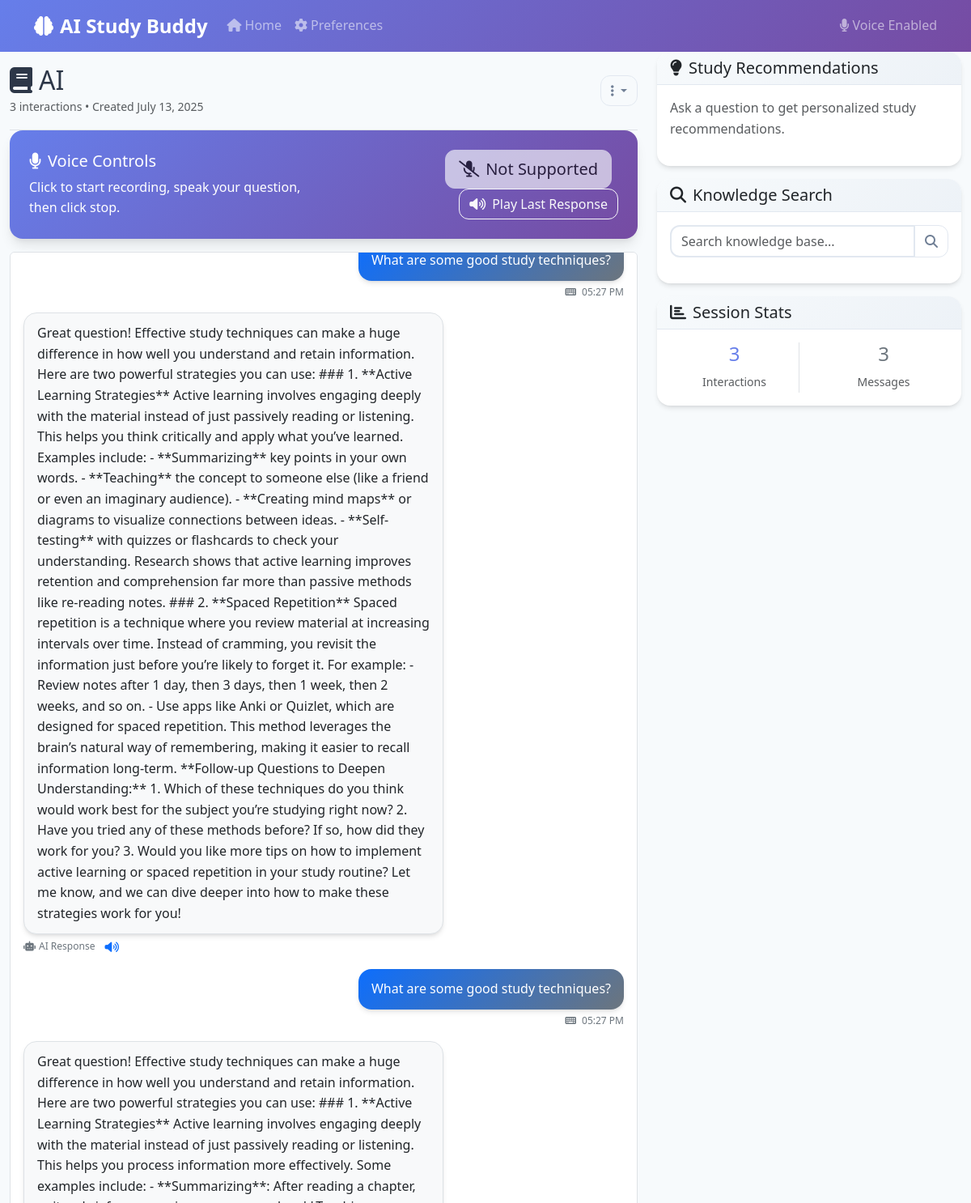
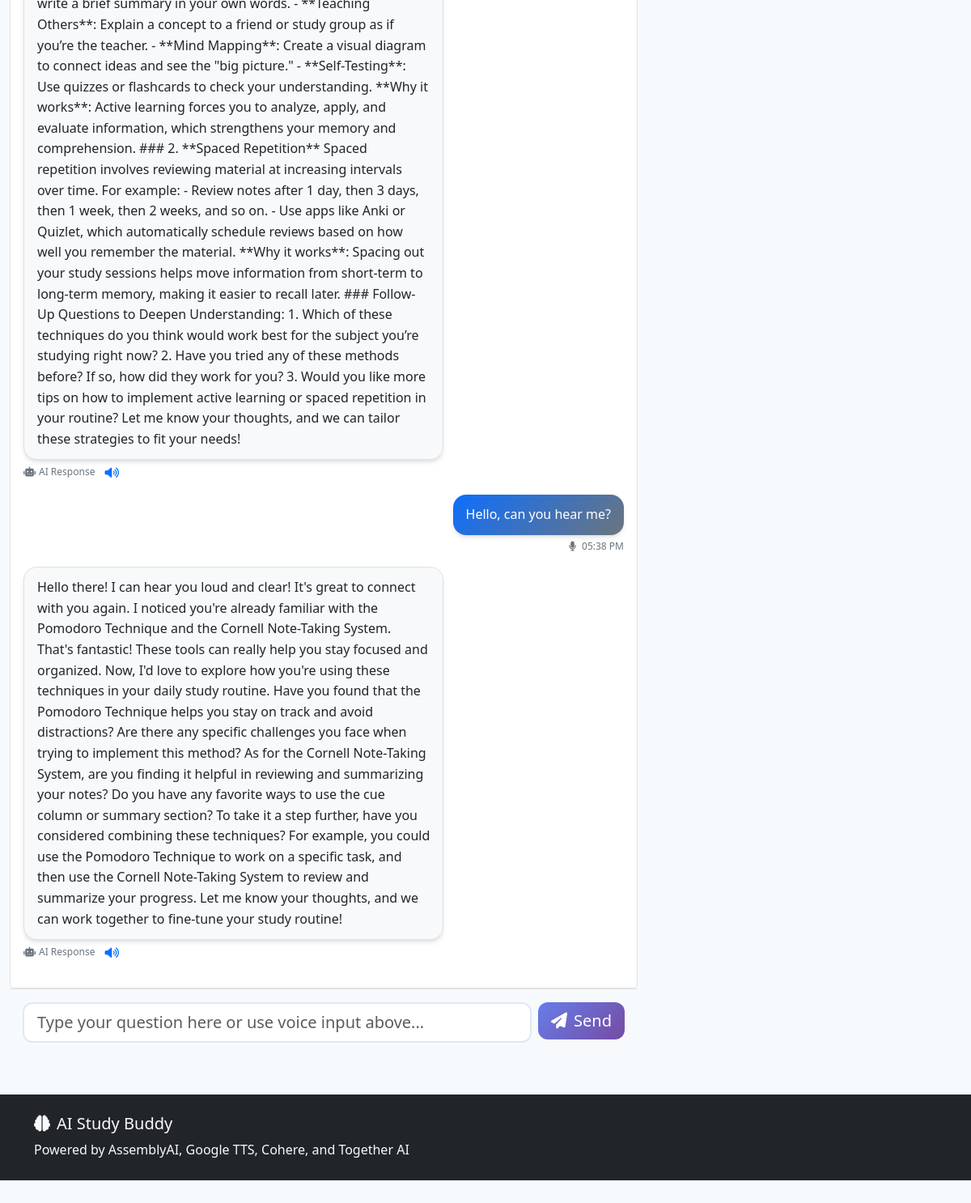
Screenshot of /study/1 with the database file from the repository (2 pictures, top to bottom).
### models.py (models this page shows)
class StudySession(db.Model):
    __tablename__ = 'study_sessions'
    id = db.Column(db.Integer, primary_key=True)
    session_name = db.Column(db.String(200), nullable=False)
    created_at = db.Column(db.DateTime, default=datetime.utcnow)
    updated_at = db.Column(db.DateTime, default=datetime.utcnow, onupdate=datetime.utcnow)
    total_interactions = db.Column(db.Integer, default=0)
    conversations = db.relationship('Conversation', backref='session', lazy=True, cascade='all, delete-orphan')

class Conversation(db.Model):
    __tablename__ = 'conversations'
    id = db.Column(db.Integer, primary_key=True)
    session_id = db.Column(db.Integer, db.ForeignKey('study_sessions.id'), nullable=False)
    user_input = db.Column(db.Text, nullable=False)
    ai_response = db.Column(db.Text, nullable=False)
    input_method = db.Column(db.String(20), nullable=False)  # 'voice' or 'text'
    timestamp = db.Column(db.DateTime, default=datetime.utcnow)
    audio_duration = db.Column(db.Float)  # Duration in seconds for voice inputs

### routes/main_routes.py (the view)
@main_bp.route('/study/<int:session_id>')
def study_session(session_id):
    study_session = StudySession.query.get_or_404(session_id)
    conversations = Conversation.query.filter_by(session_id=session_id)\
                                    .order_by(Conversation.timestamp.asc()).all()
    prefs = UserPreferences.query.filter_by(session_id=session.get('session_id', '')).first()
    return render_template('study_session.html',
                         study_session=study_session,
                         conversations=conversations,
                         user_preferences=prefs)

### routes/main_routes.py (called while the page is built)
@main_bp.before_request
def before_request():
    if 'session_id' not in session:
        session['session_id'] = str(uuid.uuid4())
    logger.debug(f"Request: {request.method} {request.path} from {request.remote_addr}")

@main_bp.after_request
def after_request(response):
    response.headers['X-Content-Type-Options'] = 'nosniff'
    response.headers['X-Frame-Options'] = 'DENY'
    response.headers['X-XSS-Protection'] = '1; mode=block'
    return response

### templates/study_session.html (shortened to what this page needs)
{% extends "base.html" %}
{% block content %}
<div class="container-fluid">
    <div class="row">
        <div class="col-lg-8">
            <div class="d-flex justify-content-between align-items-center py-3 border-bottom">
                <div>
                    <h2 class="mb-0">
                        <i class="fas fa-book me-2"></i>{{ study_session.session_name }}
                    </h2>
                    <small class="text-muted">
                        {{ study_session.total_interactions }} interactions •
                        Created {{ study_session.created_at.strftime('%B %d, %Y') }}
                    </small>
                </div>
                <div class="dropdown">
                    <button class="btn btn-outline-secondary dropdown-toggle" type="button" data-bs-toggle="dropdown">
                        <i class="fas fa-ellipsis-v"></i>
                    </button>
                </div>
            </div>
            <div class="voice-controls">
                <div class="row align-items-center">
                    <div class="col-md-6">
                        <h5 class="mb-2">
                            <i class="fas fa-microphone me-2"></i>Voice Controls
                        </h5>
                        <p class="mb-0">Click to start recording, speak your question, then click stop.</p>
                    </div>
                    <div class="col-md-6 text-md-end">
                        <button id="voiceBtn" class="btn btn-light btn-lg me-2">
                        </button>
                        <button id="playLastResponseBtn" class="btn btn-outline-light" disabled>
                            <i class="fas fa-volume-up me-2"></i>Play Last Response
                        </button>
                    </div>
                </div>
            </div>
            <div id="chatContainer" class="chat-container p-3">
                {% for conversation in conversations %}
                    <div class="message user">
                        <div class="message-bubble">
                            {{ conversation.user_input }}
                        </div>
                        <div class="message-meta">
                            <i class="fas fa-{{ 'microphone' if conversation.input_method == 'voice' else 'keyboard' }} me-1"></i>
                            {{ conversation.timestamp.strftime('%I:%M %p') }}
                        </div>
                    </div>
                    <div class="message ai">
                        <div class="message-bubble">
                            {{ conversation.ai_response }}
                        </div>
                        <div class="message-meta">
                            <i class="fas fa-robot me-1"></i>AI Response
                            <button class="btn btn-sm btn-link p-0 ms-2" onclick="speakText('{{ conversation.ai_response|replace("'", "\\'") }}')">
                                <i class="fas fa-volume-up"></i>
                            </button>
                        </div>
                    </div>
                {% endfor %}
            </div>
            <div class="border-top p-3">
                <form id="chatForm" class="row g-2">
                    <div class="col">
                        <input type="text" id="messageInput" class="form-control form-control-lg"
                               placeholder="Type your question here or use voice input above..." maxlength="500">
                    </div>
                    <div class="col-auto">
                        <button type="submit" class="btn btn-primary btn-lg">
                            <i class="fas fa-paper-plane me-2"></i>Send
                        </button>
                    </div>
                </form>
            </div>
        </div>
        <div class="col-lg-4">
            <div class="card">
                <div class="card-header">
                    <h5 class="mb-0">
                        <i class="fas fa-lightbulb me-2"></i>Study Recommendations
                    </h5>
                </div>
                <div class="card-body">
                    <div id="recommendations">
                        <p class="text-muted">Ask a question to get personalized study recommendations.</p>
                    </div>
                </div>
            </div>
            <div class="card mt-3">
                <div class="card-header">
                    <h5 class="mb-0">
                        <i class="fas fa-search me-2"></i>Knowledge Search
                    </h5>
                </div>
                <div class="card-body">
                    <div class="input-group mb-3">
                        <input type="text" id="searchInput" class="form-control" placeholder="Search knowledge base...">
                        <button class="btn btn-outline-secondary" onclick="searchKnowledge()">
                            <i class="fas fa-search"></i>
                        </button>
                    </div>
                </div>
            </div>
            <div class="card mt-3">
                <div class="card-header">
                    <h5 class="mb-0">
                        <i class="fas fa-chart-bar me-2"></i>Session Stats
                    </h5>
                </div>
                <div class="card-body">
                    <div class="row text-center">
                        <div class="col-6">
                            <div class="border-end">
                                <h4 class="text-primary">{{ study_session.total_interactions }}</h4>
                                <small class="text-muted">Interactions</small>
                            </div>
                        </div>
                        <div class="col-6">
                            <h4 class="text-secondary">{{ conversations|length }}</h4>
                            <small class="text-muted">Messages</small>
                        </div>
                    </div>
                </div>
            </div>
        </div>
    </div>
</div>
{% endblock %}

### templates/base.html (shortened to what this page needs)
<!DOCTYPE html>
<html lang="en">
<head>
    <link href="https://cdn.jsdelivr.net/npm/bootstrap@5.3.0/dist/css/bootstrap.min.css" rel="stylesheet">
    <link rel="stylesheet" href="https://cdnjs.cloudflare.com/ajax/libs/font-awesome/6.4.0/css/all.min.css">
    <link rel="stylesheet" href="{{ url_for('static', filename='css/style.css') }}">
</head>
<body>
    <nav class="navbar navbar-expand-lg navbar-dark bg-primary">
        <div class="container">
            <a class="navbar-brand" href="{{ url_for('main.index') }}">
                <i class="fas fa-brain me-2"></i>AI Study Buddy
            </a>
            <div class="collapse navbar-collapse" id="navbarNav">
                <ul class="navbar-nav me-auto">
                    <li class="nav-item">
                        <a class="nav-link" href="{{ url_for('main.index') }}">
                            <i class="fas fa-home me-1"></i>Home
                        </a>
                    </li>
                    <li class="nav-item">
                        <a class="nav-link" href="{{ url_for('main.preferences') }}">
                            <i class="fas fa-cog me-1"></i>Preferences
                        </a>
                    </li>
                </ul>
                <ul class="navbar-nav">
                    <li class="nav-item">
                        <span class="navbar-text">
                            <i class="fas fa-microphone me-1"></i>Voice Enabled
                        </span>
                    </li>
                </ul>
            </div>
        </div>
    </nav>
    <main class="container-fluid px-0">
        {% block content %}{% endblock %}
    </main>
    <footer class="bg-dark text-light py-4 mt-5">
        <div class="container">
            <div class="row">
                <div class="col-md-6">
                    <h5><i class="fas fa-brain me-2"></i>AI Study Buddy</h5>
                    <p class="mb-0">Powered by AssemblyAI, Google TTS, Cohere, and Together AI</p>
                </div>
                <div class="col-md-6 text-md-end">
                    <small class="text-muted">
                        <i class="fas fa-shield-alt me-1"></i>
                    </small>
                </div>
            </div>
        </div>
    </footer>
</body>
</html>

### static/css/style.css (style rules this page uses)
:root { --primary: #667eea; --secondary: #764ba2; --gradient-primary: linear-gradient(135deg, #667eea 0%, #764ba2 100%); --gradient-secondary: linear-gradient(135deg, #f093fb 0%, #f5576c 100%); --text-primary: #2d3748; --text-secondary: #718096; --bg-light: #f7fafc; --border-color: #e2e8f0; --shadow: 0 4px 6px -1px rgba(0, 0, 0, 0.1), 0 2px 4px -1px rgba(0, 0, 0, 0.06); --shadow-lg: 0 10px 15px -3px rgba(0, 0, 0, 0.1), 0 4px 6px -2px rgba(0, 0, 0, 0.05); }
.btn-primary { background: var(--gradient-primary); border: none; transition: all 0.3s ease; }
.bg-primary { background: var(--gradient-primary) !important; }
.text-primary { color: var(--primary) !important; }
body { font-family: 'Segoe UI', Tahoma, Geneva, Verdana, sans-serif; background-color: var(--bg-light); color: var(--text-primary); line-height: 1.6; }
.navbar-brand { font-weight: 600; font-size: 1.5rem; }
.navbar-nav .nav-link { font-weight: 500; transition: color 0.3s ease; }
.form-control { border-radius: 0.75rem; border: 2px solid var(--border-color); transition: all 0.3s ease; }
.card { border: none; border-radius: 1rem; box-shadow: var(--shadow); overflow: hidden; }
.card-header { background: linear-gradient(135deg, #f7fafc 0%, #edf2f7 100%); border-bottom: 1px solid var(--border-color); font-weight: 600; }
.btn { border-radius: 0.75rem; font-weight: 500; transition: all 0.3s ease; }
.btn-outline-secondary { border-color: var(--border-color); color: var(--text-secondary); }
.chat-container { background: linear-gradient(to bottom, #ffffff 0%, #f8fafc 100%); }
.message-bubble { box-shadow: var(--shadow); }
.message.user .message-bubble { background: var(--gradient-primary); }
.message.ai .message-bubble { background: #ffffff; border: 1px solid var(--border-color); }
.voice-controls { background: var(--gradient-primary); box-shadow: var(--shadow-lg); }

### templates/study_session.html (style rules this page uses)
.chat-container { height: 70vh; overflow-y: auto; border: 1px solid var(--bs-border-color); border-radius: 0.375rem; background: var(--bs-body-bg); }
.message { margin-bottom: 1rem; animation: fadeIn 0.3s ease-in; }
.message.user { text-align: right; }
.message.ai { text-align: left; }
.message-bubble { display: inline-block; max-width: 70%; padding: 0.75rem 1rem; border-radius: 1rem; word-wrap: break-word; }
.message.user .message-bubble { background: linear-gradient(135deg, var(--bs-primary), var(--bs-secondary)); color: white; }
.message.ai .message-bubble { background: var(--bs-light); color: var(--bs-dark); border: 1px solid var(--bs-border-color); }
.message-meta { font-size: 0.75rem; color: var(--bs-secondary); margin-top: 0.25rem; }
.voice-controls { background: linear-gradient(135deg, #667eea 0%, #764ba2 100%); border-radius: 1rem; padding: 1.5rem; color: white; margin-bottom: 1rem; }

### rows the page displays
StudySession: session_name "AI", total_interactions "3", created_at "July 13, 2025"
Conversation: user_input "What are some good study techniques?", timestamp "05:27 PM", ai_response "Great question! Effective study techniques can make a huge difference in how well you understand and retain information. Here are two powerful strategies you can use: ### 1. **Active Learning Strategies** Active learning involves engaging deeply with the material instead of just passively reading or listening. This helps you think critically and apply what you’ve learned. Examples include: - **Summarizing** key points in your own words. - **Teaching** the concept to someone else (like a friend or even an imaginary audience). - **Creating mind maps** or diagrams to visualize connections between ideas. - **Self-testing** with quizzes or flashcards to check your understanding. Research shows…"
Conversation: user_input "What are some good study techniques?", timestamp "05:27 PM", ai_response "Great question! Effective study techniques can make a huge difference in how well you understand and retain information. Here are two powerful strategies you can use: ### 1. **Active Learning Strategies** Active learning involves engaging deeply with the material instead of just passively reading or listening. This helps you process information more effectively. Some examples include: - **Summarizing**: After reading a chapter, write a brief summary in your own words. - **Teaching Others**: Explain a concept to a friend or study group as if you’re the teacher. - **Mind Mapping**: Create a visual diagram to connect ideas and see the \"big picture.\" - **Self-Testing**: Use quizzes or…"
Conversation: user_input "Hello, can you hear me?", timestamp "05:38 PM", ai_response "Hello there! I can hear you loud and clear! It's great to connect with you again. I noticed you're already familiar with the Pomodoro Technique and the Cornell Note-Taking System. That's fantastic! These tools can really help you stay focused and organized. Now, I'd love to explore how you're using these techniques in your daily study routine. Have you found that the Pomodoro Technique helps you stay on track and avoid distractions? Are there any specific challenges you face when trying to implement this method? As for the Cornell Note-Taking System, are you finding it helpful in reviewing and summarizing your notes? Do you have any favorite ways to use the cue column or summary section? To…"

### other values shown
{{ conversations|length }} "3"
